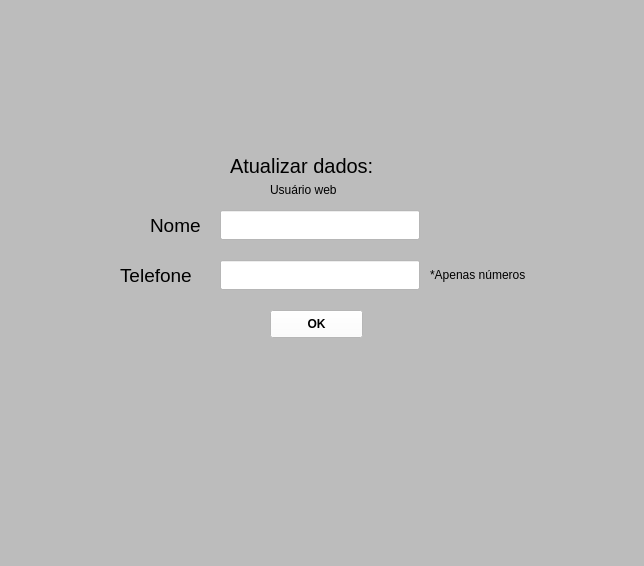
<?xml version="1.0" encoding="UTF-8"?>
<ui version="4.0">
 <class>MainWindow</class>
 <widget class="QMainWindow" name="MainWindow">
  <property name="geometry">
   <rect>
    <x>0</x>
    <y>0</y>
    <width>644</width>
    <height>566</height>
   </rect>
  </property>
  <property name="windowTitle">
   <string>MainWindow</string>
  </property>
  <property name="styleSheet">
   <string notr="true">background-color: rgb(188, 188, 188)</string>
  </property>
  <widget class="QWidget" name="centralwidget">
   <widget class="QLabel" name="label_6">
    <property name="geometry">
     <rect>
      <x>430</x>
      <y>265</y>
      <width>111</width>
      <height>20</height>
     </rect>
    </property>
    <property name="text">
     <string>*Apenas números</string>
    </property>
   </widget>
   <widget class="QPushButton" name="pushButton">
    <property name="geometry">
     <rect>
      <x>270</x>
      <y>310</y>
      <width>93</width>
      <height>28</height>
     </rect>
    </property>
    <property name="font">
     <font>
      <weight>75</weight>
      <bold>true</bold>
     </font>
    </property>
    <property name="styleSheet">
     <string notr="true">background-color: rgb(255, 255, 255)</string>
    </property>
    <property name="text">
     <string>OK</string>
    </property>
   </widget>
   <widget class="QLabel" name="label">
    <property name="geometry">
     <rect>
      <x>230</x>
      <y>150</y>
      <width>181</width>
      <height>31</height>
     </rect>
    </property>
    <property name="font">
     <font>
      <pointsize>15</pointsize>
     </font>
    </property>
    <property name="text">
     <string>Atualizar dados:</string>
    </property>
   </widget>
   <widget class="QLineEdit" name="telefone">
    <property name="geometry">
     <rect>
      <x>220</x>
      <y>260</y>
      <width>200</width>
      <height>30</height>
     </rect>
    </property>
    <property name="font">
     <font>
      <pointsize>10</pointsize>
     </font>
    </property>
    <property name="styleSheet">
     <string notr="true">background-color: rgb(255, 255, 255)</string>
    </property>
    <property name="maxLength">
     <number>11</number>
    </property>
   </widget>
   <widget class="QLabel" name="label_4">
    <property name="geometry">
     <rect>
      <x>120</x>
      <y>265</y>
      <width>91</width>
      <height>21</height>
     </rect>
    </property>
    <property name="font">
     <font>
      <pointsize>14</pointsize>
     </font>
    </property>
    <property name="text">
     <string>Telefone</string>
    </property>
   </widget>
   <widget class="QLabel" name="label_3">
    <property name="geometry">
     <rect>
      <x>150</x>
      <y>215</y>
      <width>61</width>
      <height>21</height>
     </rect>
    </property>
    <property name="font">
     <font>
      <pointsize>14</pointsize>
     </font>
    </property>
    <property name="text">
     <string>Nome</string>
    </property>
   </widget>
   <widget class="QLineEdit" name="nome">
    <property name="geometry">
     <rect>
      <x>220</x>
      <y>210</y>
      <width>200</width>
      <height>30</height>
     </rect>
    </property>
    <property name="font">
     <font>
      <pointsize>10</pointsize>
     </font>
    </property>
    <property name="styleSheet">
     <string notr="true">background-color: rgb(255, 255, 255)</string>
    </property>
    <property name="maxLength">
     <number>100</number>
    </property>
   </widget>
   <widget class="QLabel" name="label_7">
    <property name="geometry">
     <rect>
      <x>270</x>
      <y>180</y>
      <width>111</width>
      <height>20</height>
     </rect>
    </property>
    <property name="text">
     <string>Usuário web</string>
    </property>
   </widget>
  </widget>
  <widget class="QMenuBar" name="menubar">
   <property name="geometry">
    <rect>
     <x>0</x>
     <y>0</y>
     <width>644</width>
     <height>26</height>
    </rect>
   </property>
  </widget>
  <widget class="QStatusBar" name="statusbar"/>
 </widget>
 <resources/>
 <connections/>
</ui>
